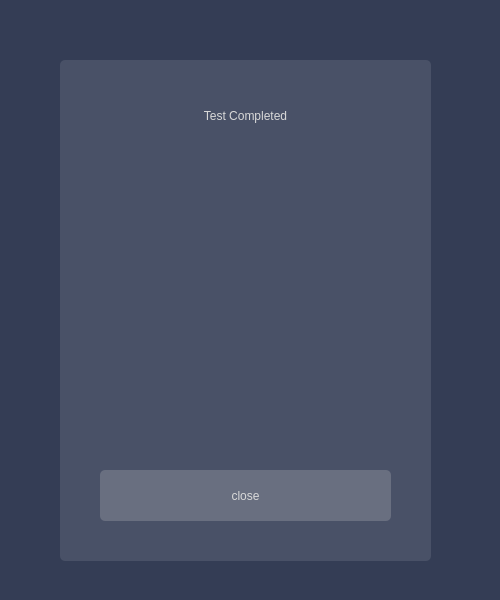
<?xml version="1.0" encoding="UTF-8"?>
<ui version="4.0">
 <class>EndDialog</class>
 <widget class="QDialog" name="EndDialog">
  <property name="geometry">
   <rect>
    <x>0</x>
    <y>0</y>
    <width>500</width>
    <height>600</height>
   </rect>
  </property>
  <property name="windowTitle">
   <string>Deadlock Algorithm Simulation</string>
  </property>
  <property name="windowIcon">
   <iconset resource="resources.qrc">
    <normaloff>:/resources/Icon_White.png</normaloff>:/resources/Icon_White.png</iconset>
  </property>
  <property name="styleSheet">
   <string notr="true">background-color: rgb(52, 61, 85);</string>
  </property>
  <widget class="QLabel" name="label_background">
   <property name="geometry">
    <rect>
     <x>60</x>
     <y>60</y>
     <width>371</width>
     <height>501</height>
    </rect>
   </property>
   <property name="styleSheet">
    <string notr="true">background-color: rgb(73, 81, 103);
border-radius: 5px;</string>
   </property>
   <property name="text">
    <string/>
   </property>
  </widget>
  <widget class="QPushButton" name="end_pushButton">
   <property name="geometry">
    <rect>
     <x>100</x>
     <y>470</y>
     <width>291</width>
     <height>51</height>
    </rect>
   </property>
   <property name="styleSheet">
    <string notr="true">QPushButton {
    border-radius: 5px;
	background-color: rgb(105, 111, 128);
	font: 18pt &quot;Futura BdCn BT&quot;;
	color: rgb(217, 217, 217);
}
QPushButton::pressed {
    border-radius: 5px;
	background-color: rgb(43, 48, 63);
	font: 18pt &quot;Futura BdCn BT&quot;;
	color: rgb(217, 217, 217);
}
QPushButton::hover {
	background-color: rgb(152, 161, 186);
}
</string>
   </property>
   <property name="text">
    <string>close</string>
   </property>
  </widget>
  <widget class="QLabel" name="label">
   <property name="geometry">
    <rect>
     <x>100</x>
     <y>90</y>
     <width>291</width>
     <height>51</height>
    </rect>
   </property>
   <property name="styleSheet">
    <string notr="true">font: 18pt &quot;Futura BdCn BT&quot;;
background-color: none;
color: rgb(217, 217, 217);</string>
   </property>
   <property name="text">
    <string>Test Completed</string>
   </property>
   <property name="alignment">
    <set>Qt::AlignCenter</set>
   </property>
  </widget>
 </widget>
 <resources>
  <include location="resources.qrc"/>
 </resources>
 <connections/>
</ui>
